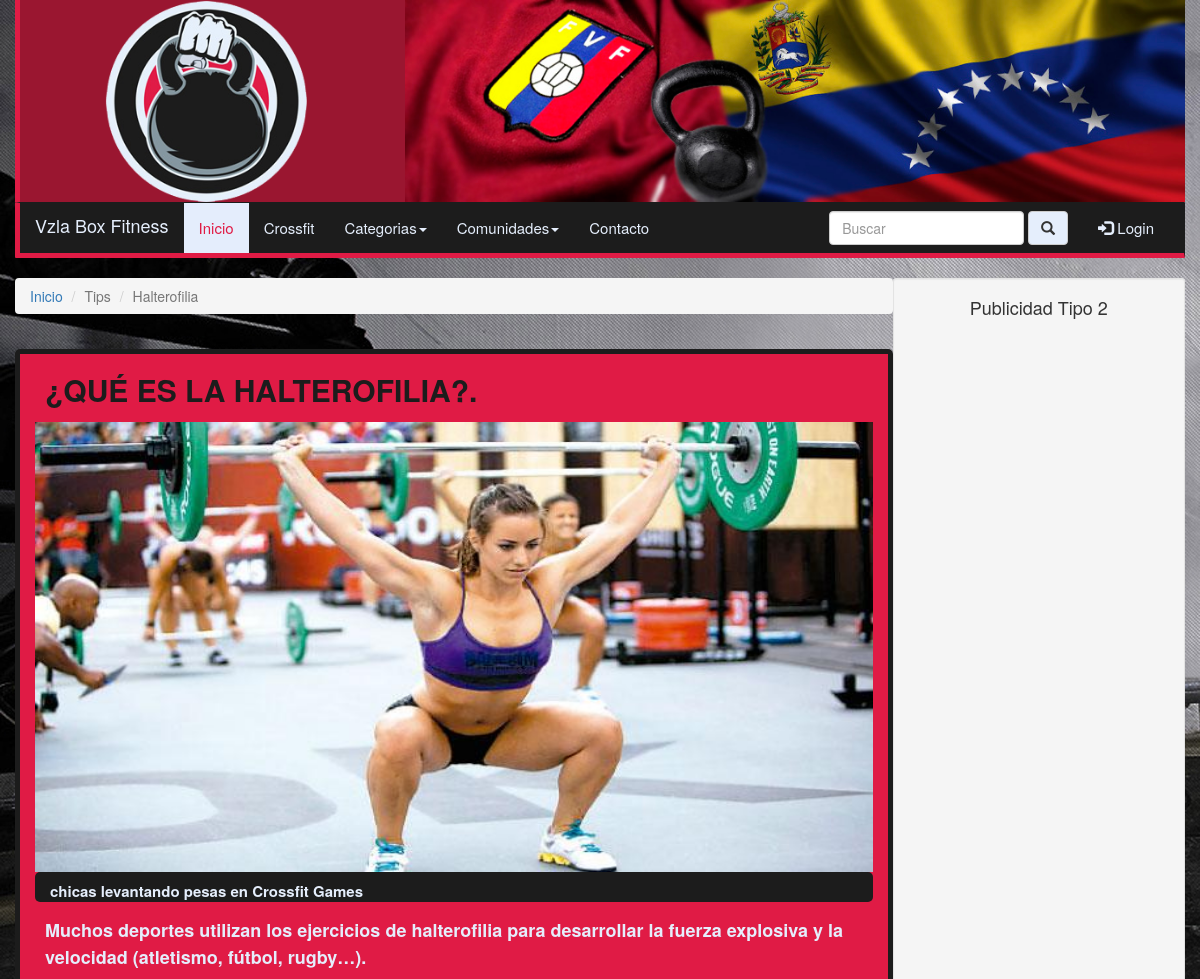
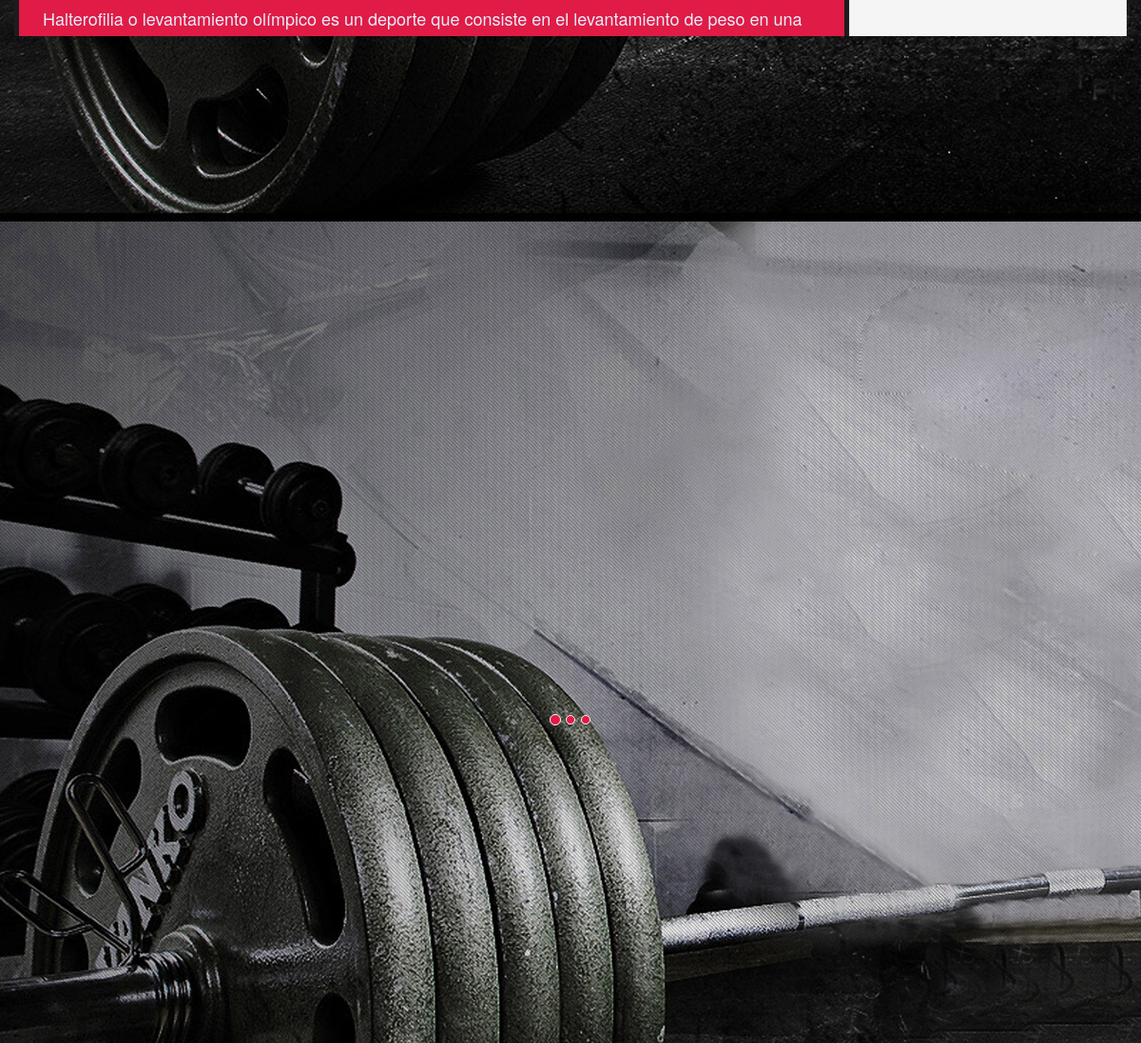
/index.php?idp=6, run on the app's committed database (2 pictures, top to bottom).
### tables this page shows
CREATE TABLE IF NOT EXISTS `publicaciones` (
  `idpublicacion` int(11) NOT NULL AUTO_INCREMENT,
  `idestatus` int(11) NOT NULL,
  `idcategoria` int(11) NOT NULL,
  `idsubcategoria` int(11) NOT NULL,
  `idusuario` int(11) NOT NULL,
  `titulo` varchar(250) NOT NULL,
  `subtitulo` varchar(500) NOT NULL,
  `descripcion` mediumtext NOT NULL,
  `fecha` date NOT NULL,
  `hora` time NOT NULL,
  PRIMARY KEY (`idpublicacion`),
  KEY `idestatus` (`idestatus`),
  KEY `idcategoria` (`idcategoria`),
  KEY `idsubcategoria` (`idsubcategoria`),
  KEY `idusuario` (`idusuario`)
);

CREATE TABLE IF NOT EXISTS `categorias` (
  `idcategoria` int(11) NOT NULL AUTO_INCREMENT,
  `nombre` varchar(25) NOT NULL,
  PRIMARY KEY (`idcategoria`)
);

CREATE TABLE IF NOT EXISTS `subcategorias` (
  `idsubcategoria` int(11) NOT NULL AUTO_INCREMENT,
  `idcategoria` int(11) NOT NULL,
  `nombre` varchar(25) NOT NULL,
  PRIMARY KEY (`idsubcategoria`),
  KEY `idcategoria` (`idcategoria`)
);

CREATE TABLE IF NOT EXISTS `rpublicacionfoto` (
  `idrpublicacionfoto` int(11) NOT NULL AUTO_INCREMENT,
  `idpublicacion` int(11) NOT NULL,
  `piedefoto` varchar(250) NOT NULL,
  PRIMARY KEY (`idrpublicacionfoto`),
  KEY `idpublicacion` (`idpublicacion`)
);

CREATE TABLE IF NOT EXISTS `usuarios` (
  `idusuario` int(11) NOT NULL AUTO_INCREMENT,
  `idestatus` int(11) NOT NULL,
  `idtipodeusuario` int(11) NOT NULL,
  `nombre` varchar(50) NOT NULL,
  `apellido` varchar(50) NOT NULL,
  `correo` varchar(50) NOT NULL,
  `telefono` varchar(50) NOT NULL,
  `clave` varchar(10) NOT NULL,
  `fecharegistro` date NOT NULL,
  PRIMARY KEY (`idusuario`),
  KEY `idestatus` (`idestatus`),
  KEY `idtipodeusuario` (`idtipodeusuario`)
);

### control/principal/verdetalle.php (the view, shortened to what this page needs)
<?php
	include("control/conect.php");
		$idd=$_GET['idp'];
	$wsql="SELECT publicaciones.idpublicacion, publicaciones.titulo as tit, publicaciones.subtitulo as sub, publicaciones.descripcion as des,
	categorias.nombre as nc, usuarios.nombre as nu, subcategorias.nombre as ns, rpublicacionfoto.piedefoto as pf
	from publicaciones
	inner join categorias on publicaciones.idcategoria=categorias.idcategoria
	inner join usuarios on publicaciones.idusuario=usuarios.idusuario
	inner join subcategorias on publicaciones.idsubcategoria=subcategorias.idsubcategoria
	inner join rpublicacionfoto on rpublicacionfoto.idpublicacion=publicaciones.idpublicacion
	where publicaciones.idpublicacion='$idd'";
	$result=mysql_query($wsql,$link);
	$row=mysql_fetch_array($result);
		$id=$row['idpublicacion'];
		$ns=$row['ns'];
		$nu=$row['nu'];
		$des=$row['des'];
		$tit=$row['tit'];
		$sub=$row['sub'];
		$pf=$row['pf'];
		?>
			<div class="col-md-9 nopadding">
				<ol class="breadcrumb">
				  <li><a href="index.php">Inicio</a></li>
				  <li class="active"><?php echo $row["nc"] ?></li>
				  <li class="active"><?php echo $ns ?></li>
				</ol>
				<div class="col-md-12 pub">
					<div class="pub-titulo"><strong><?php echo $tit ?>.</strong></div>
					<img src="img/foto<?php echo $id ?>.jpg" class="img-responsive pub-img" style="width:999px;height:450px;">
  					<div class="piedefoto"><strong><?php echo $pf ?></strong></div>
					<div class="pub-des"><strong><?php echo $sub ?>.</strong></div>
					<div class="pub-des"><?php echo $des ?>.</div>
					<blockquote style="color:#1C1C1C;">
  					<h4><strong>Autor: <?php echo $nu ?>.</strong></h4>
					</blockquote>
				</div>
			</div>

### css/estilos.css (style rules this page uses)
.nopadding { padding: 0px; }
body { background-image: url("../img/fondo.jpg"); background-attachment: fixed; }
.pub { background: #E01B45; border: 5px solid #1C1C1C; border-radius: 5px;margin-top:15px; }
.pub-titulo { background: transparent; font-size: 30px; color: #1C1C1C;text-decoration:none;cursor:pointer; cursor: hand;margin: 15px 10px 10px 10px; }
.pub-img { background: transparent;text-decoration:none;cursor:pointer; cursor: hand; }
.pub-des { background: transparent;font-size: 18px; color: #E5EEFC; text-align: left;text-decoration:none;cursor:pointer; cursor: hand;margin: 15px 10px 10px 10px; }
.piedefoto { border-radius: 5px; background: #1C1C1C; color: #E5EEFC; font-size: 15px; padding-left: 15px;padding-top: 8px; }

### data on the page
publicaciones: idcategoria.nombre "Tips", idsubcategoria.nombre "Halterofilia", titulo "¿QUÉ ES LA HALTEROFILIA?", rpublicacionfoto.piedefoto "chicas levantando pesas en Crossfit Games", subtitulo "Muchos deportes utilizan los ejercicios de halterofilia para desarrollar la fuerza explosiva y la velocidad (atletismo, fútbol, rugby…)", descripcion "Halterofilia o levantamiento olímpico es un deporte que consiste en el levantamiento de peso en una barra en cuyos extremos se fijan varios discos, los cuales determinan el peso final que se va a levantar. La halterofilia desarrolla en el atleta potencia, fuerza, velocidad, flexibilidad, coordinación y equilibrio, gracias a grandes dosis de técnica. Muchos deportes utilizan los ejercicios de halterofilia para desarrollar la fuerza explosiva y la velocidad (atletismo, fútbol, rugby…) Existen dos modalidades de competición: Arrancada Se eleva sin interrupción la barra desde el suelo hasta la total extensión de los brazos sobre la cabeza. Dos tiempos Se eleva la barra desde el suelo hasta la…", idusuario.nombre "Alberto"
